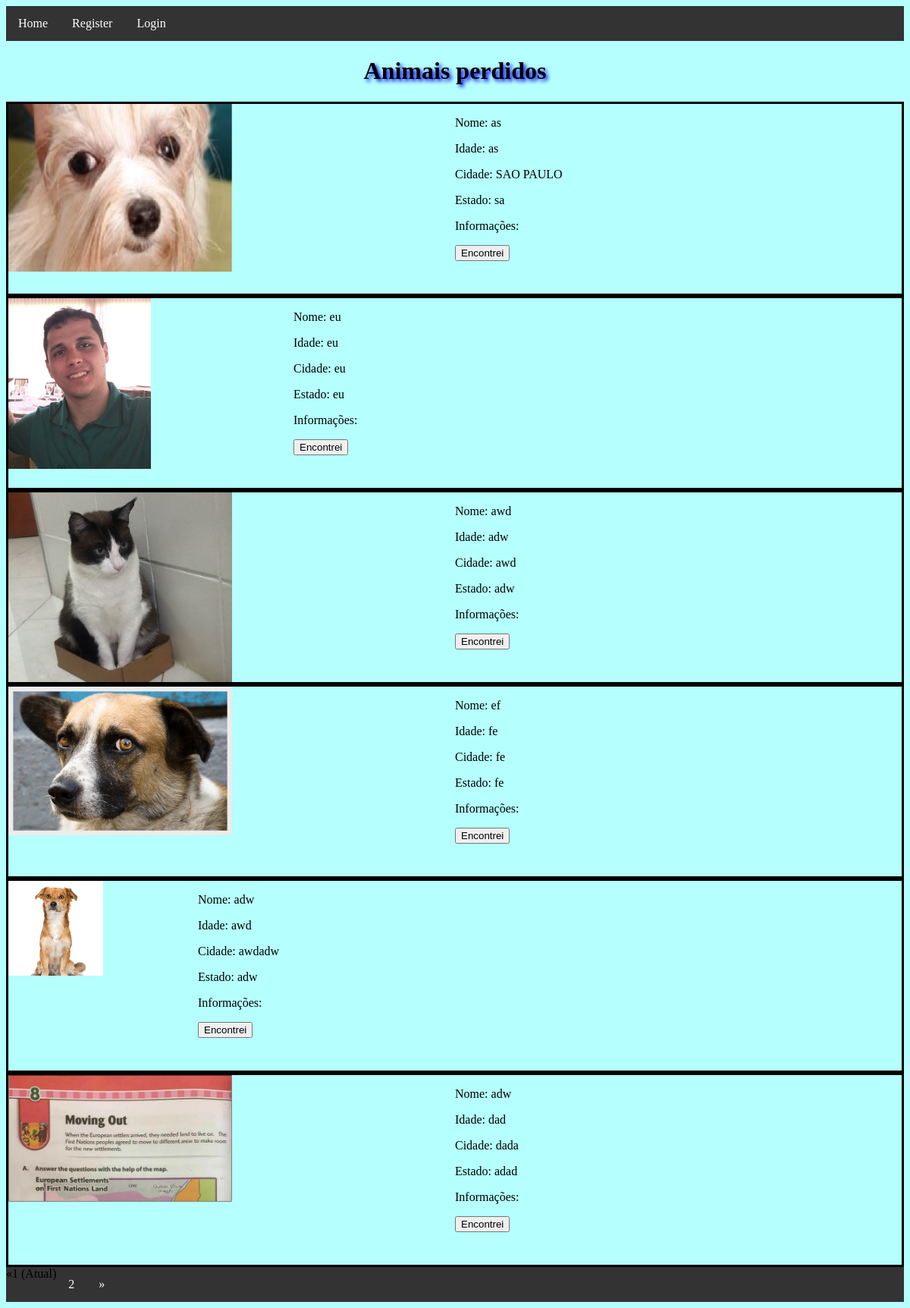
The app's page /, older data.
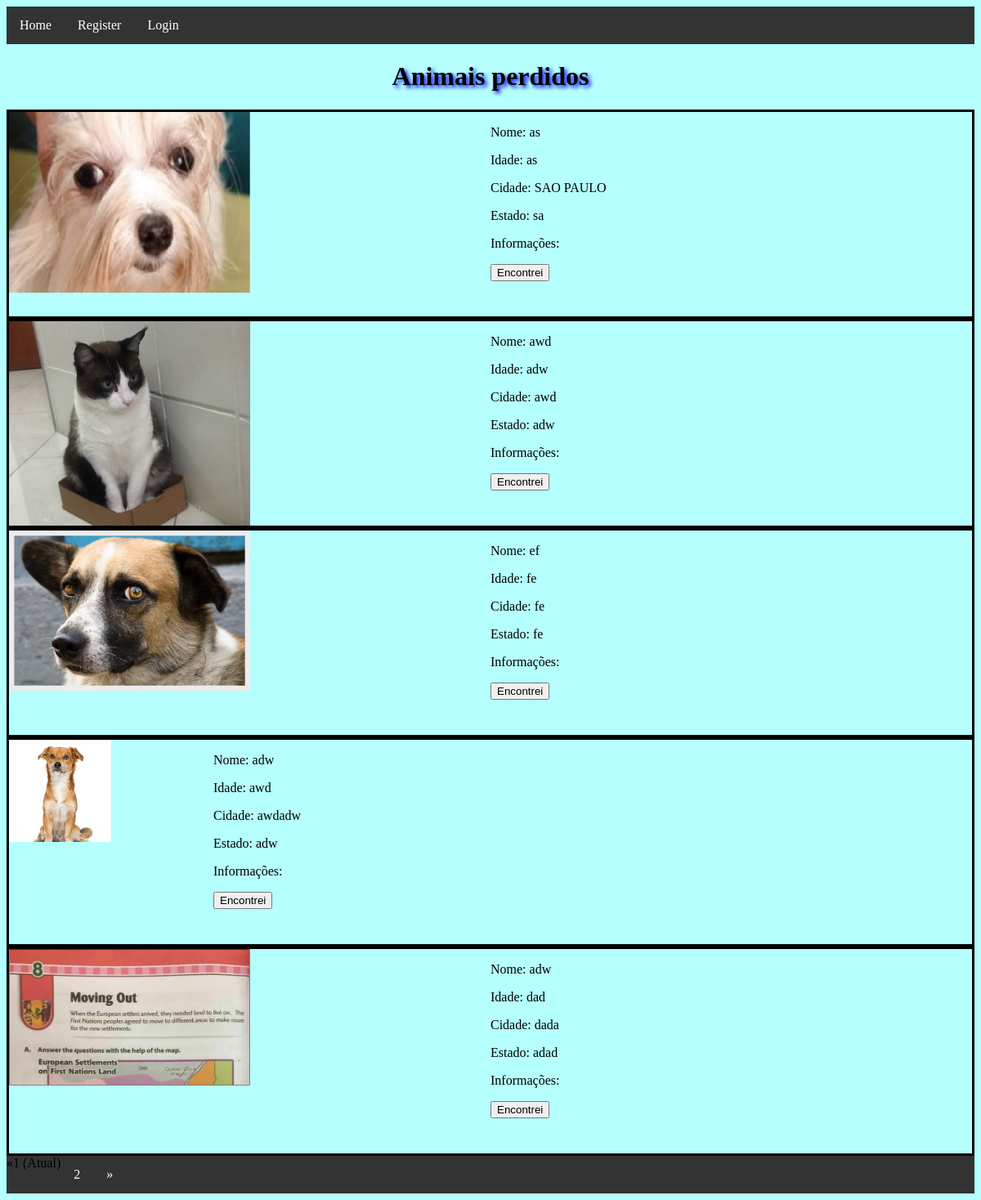
The same page, newer data.
### product/models.py (models this page shows, shortened)
class Animal(models.Model):
    foto  = models.ImageField()
    nome  = models.CharField(max_length=100)
    idade = models.CharField(max_length=3, blank=True)
    cidade_desaparecimento = models.CharField(max_length=50)
    estado_desaparecimento = models.CharField(max_length=50)
    status = models.IntegerField(choices=STATUS_ANIMAL, default=1, blank=True)
    dono = models.ForeignKey(Dono, on_delete=models.CASCADE,  null=True)
    informacoes_extras = models.CharField(max_length=250, blank=True)

### product/views.py (the view)
# urls.py: path('', pagina_principal, name='pagina_principal'),
def pagina_principal(request):
    animais_cadastrados = Animal.objects.all()
    page = request.GET.get('page', 1)
    paginator = Paginator(animais_cadastrados, 8)
    try:
        animais_cadastrados = paginator.page(page)
    except PageNotAnInteger:
        animais_cadastrados = paginator.page(1)
    except EmptyPage:
        animais_cadastrados = paginator.page(paginator.num_pages)
    return render(request, 'pagina_principal.html', {'animais_cadastrados': animais_cadastrados})

### product/templates/pagina_principal.html (shortened to what this page needs)
{% extends 'base.html' %}
{% block content %}
	<h1>Animais perdidos</h1>
	{% for animal in animais_cadastrados %}
		{% if animal.status == 1 %}
			<div class="umAnimalPerdido">
				<div class="imagem">
					{% if animal.foto%}
						{% load static %}
						<img src="{{ animal.foto.url }}" width=50%>
					{% endif %}
				</div>
				<div class="textos">
					<p>Nome: {{animal.nome}}</p>
					<p>Idade: {{animal.idade}}</p>
					<p>Cidade: {{animal.cidade_desaparecimento}}</p>
					<p>Estado: {{animal.estado_desaparecimento}}</p>
					<p>Informações: {{animal.informacoes_extras}}</p>
					<form action="{%  url 'animal_encontrado' animal.id %}">
						<input type="submit" value="Encontrei" />
					</form>
				</div>
			</div>
		{% endif %}
	{% endfor %}
	{% if animais_cadastrados.has_other_pages %}
		  <ul class="pagination">
			{% if animais_cadastrados.has_previous %}
			  <li><a href="?page={{ animais_cadastrados.previous_page_number }}">&laquo;</a></li>
			{% else %}
			  <li class="disabled"><span>&laquo;</span></li>
			{% endif %}
			{% for i in animais_cadastrados.paginator.page_range %}
			  {% if animais_cadastrados.number == i %}
				<li class="active"><span>{{ i }} <span class="sr-only">(Atual)</span></span></li>
			  {% else %}
				<li><a href="?page={{ i }}">{{ i }}</a></li>
			  {% endif %}
			{% endfor %}
			{% if animais_cadastrados.has_next %}
			  <li><a href="?page={{ animais_cadastrados.next_page_number }}">&raquo;</a></li>
			{% else %}
			  <li class="disabled"><span>&raquo;</span></li>
			{% endif %}
		  </ul>
	{% endif %}
{% endblock content %}

### product/templates/base.html (shortened to what this page needs)
<!DOCTYPE html>
<html>
<head>
	{% load static %}
	<link href="{% static 'style.css' %}"  rel="stylesheet">
	<div class="navbar">
		{% if request.user.is_authenticated %}
			<ul>
				<li><p>Bem vindo, {{request.user.username}}</p></li>
				<li><a href="{% url 'pagina_principal' %}">Home</a></li>
				<li><a href="{% url 'logout' %}">Logout</a></li>
				<li><a href="{% url 'meus_animais' %}">Meus animais</a></li>
			</ul>
		{% else %}
			<ul>
				<li><a href="{% url 'pagina_principal' %}">Home</a></li>
				<li><a href="{% url 'cadastrar_dono' %}">Register</a></li>
				<li><a href="{% url 'login' %}">Login</a></li>
			</ul>
		{% endif %}
	<div class="navbar">
</head>
<body>
{% block content %}
{% endblock content %}
</body>
</html>

### product/static/style.css (style rules this page uses)
h1 { color: black; text-shadow: 3px 3px 5px blue; text-align: center; }
html { margin: 0px; background-color: #b5fffe; }
ul { list-style-type: none; margin: 0; padding: 0; overflow: hidden; background-color: #333; }
li { float: left; }
li a { display: block; color: white; text-align: center; padding: 14px 16px; text-decoration: none; }
.umAnimalPerdido { overflow: auto; border-style: solid; border-color: black; height: 250px; }
.imagem { display:inline-block; max-width: 50%; float: left; margin-left: auto; margin-right: auto; }
.textos { display:inline-block; width: 50%; float:rigth; }

Row changes from the older to the newer data that the page shows:
no longer on this page (row edited): Animal: foto (picture), nome "eu", idade "eu", cidade_desaparecimento "eu", estado_desaparecimento "eu"
